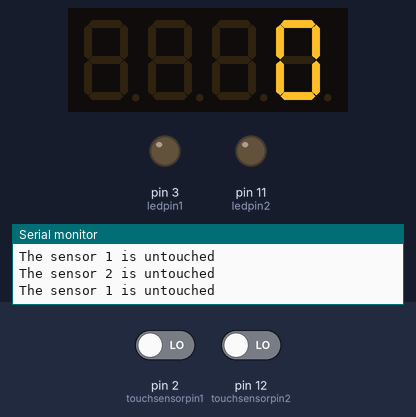
The sketch below on a simulated Arduino Uno, built with avr-gcc and run on an emulated ATmega328P. Parts: 4-digit seven-segment display, output pins drawn as LEDs (lit = HIGH), the last lines printed to the serial monitor. The inputs (shaded band) are chosen by the test bench; at power-on: pin 2 (touchsensorpin1) LOW, pin 12 (touchsensorpin2) LOW.

Above: at 4.8 s.
4.9 s: pin 2 (touchsensorpin1) driven HIGH
At 6.7 s:
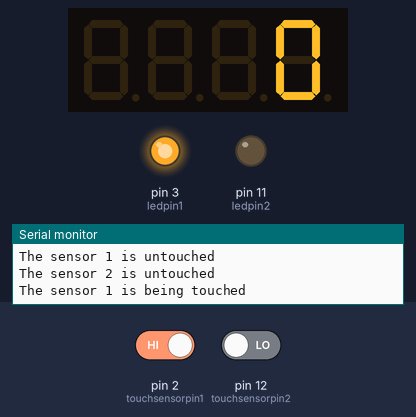
10.9 s: pin 12 (touchsensorpin2) driven HIGH
At 14.4 s:
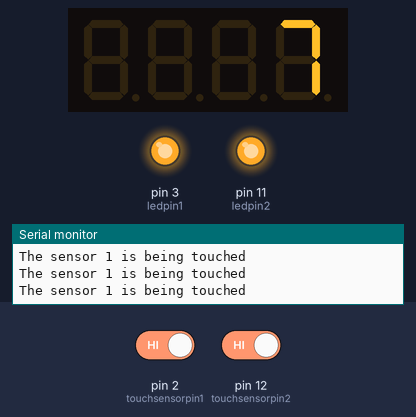
16.7 s: pin 2 (touchsensorpin1) driven LOW
At 19.0 s:
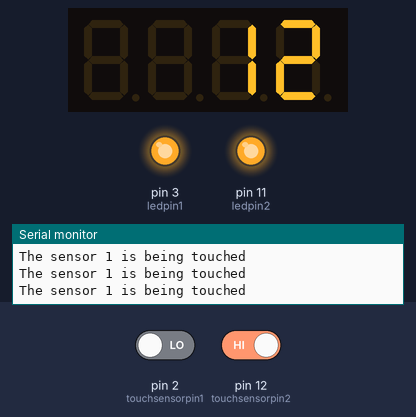
Timing chart, 0 to 20.5 s (numbered marks = the images above; inputs shaded):
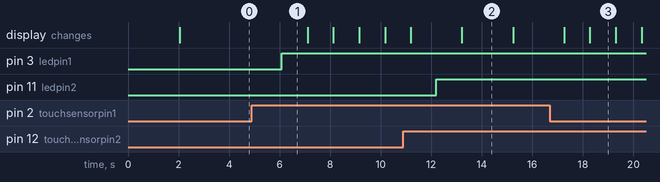

Measured:
- after the input at 4.9 s, pin 3 (ledpin1): LOW → HIGH after 1.2 s
- after the input at 10.9 s, pin 11 (ledpin2): LOW → HIGH after 1.3 s
- what the display in image 2 shows lasts 2.0 s, from 13.2 s to 15.2 s

The sketch:

2touch_ledglow_counttouch.ino
```cpp
const int touchsensorpin1=2;
const int ledpin1=3;
const int touchsensorpin2=12;
const int ledpin2=11;

#include <TM1637Display.h>

#define CLK_PIN 6
#define DIO_PIN 7
//const int buzzer=8;
int number=0;
TM1637Display display(CLK_PIN, DIO_PIN);

void setup() {
  // put your setup code here, to run once:
  Serial.begin(touchsensorpin1,INPUT);
  pinMode(ledpin1,OUTPUT);
  pinMode(touchsensorpin1,INPUT);

  Serial.begin(touchsensorpin2,INPUT);
  pinMode(ledpin2,OUTPUT);
  pinMode(touchsensorpin2,INPUT);
  //pinMode(buzzer,OUTPUT);
  display.setBrightness(5);   // Brightness level (0–7)
  display.clear();
}

void loop()
{
  // put your main code here, to run repeatedly:
  int touchstate1=digitalRead(touchsensorpin1);
  int touchstate2=digitalRead(touchsensorpin2);
  if(touchstate1==HIGH||touchstate2==HIGH)
  {
    if (touchstate1==HIGH)
    {
    Serial.println("The sensor 1 is being touched");
    digitalWrite(ledpin1,HIGH);
    //tone(buzzer,1000,200);
    delay(1000);
    number++;
    }
    if (touchstate2==HIGH)
    {
    Serial.println("The sensor 1 is being touched");
    digitalWrite(ledpin2,HIGH);
    //tone(buzzer,1000,200);
    delay(1000);
    number++;
    }
  }
  else
  {
    if(touchstate1==LOW)
    {
    Serial.println("The sensor 1 is untouched");
    digitalWrite(ledpin1,LOW);
    digitalWrite(ledpin2,LOW);
    //noTone(buzzer);
    delay(1000);
    }
    if(touchstate2==LOW)
    {
    Serial.println("The sensor 2 is untouched");
    digitalWrite(ledpin1,LOW);
    digitalWrite(ledpin2,LOW);
    //noTone(buzzer);
    delay(1000);
    }
  }

  display.showNumberDec(number); // Display number
  //delay(1000);
}
```
